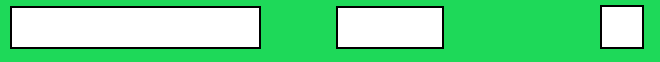
       <widget class="QWidget" name="key11" native="true">
        <property name="sizePolicy">
         <sizepolicy hsizetype="Preferred" vsizetype="Fixed">
          <horstretch>0</horstretch>
          <verstretch>0</verstretch>
         </sizepolicy>
        </property>
        <property name="minimumSize">
         <size>
          <width>0</width>
          <height>55</height>
         </size>
        </property>
        <property name="maximumSize">
         <size>
          <width>16777215</width>
          <height>90</height>
         </size>
        </property>
        <property name="cursor">
         <cursorShape>PointingHandCursor</cursorShape>
        </property>
        <property name="styleSheet">
         <string notr="true">background-color: rgb(30, 217, 89);
</string>
        </property>
        <widget class="QLineEdit" name="game_command11">
         <property name="geometry">
          <rect>
           <x>10</x>
           <y>6</y>
           <width>251</width>
           <height>43</height>
          </rect>
         </property>
         <property name="sizePolicy">
          <sizepolicy hsizetype="Expanding" vsizetype="Preferred">
           <horstretch>0</horstretch>
           <verstretch>0</verstretch>
          </sizepolicy>
         </property>
         <property name="minimumSize">
          <size>
           <width>0</width>
           <height>43</height>
          </size>
         </property>
         <property name="maximumSize">
          <size>
           <width>16777215</width>
           <height>16777215</height>
          </size>
         </property>
         <property name="font">
          <font>
           <family>Berlin Sans FB</family>
           <pointsize>20</pointsize>
          </font>
         </property>
         <property name="styleSheet">
          <string notr="true">background-color: rgb(255, 255, 255);
color: rgb(0, 0, 0);
border-style: solid;
border-width: 2px;
border-color: black;</string>
         </property>
         <property name="inputMask">
          <string notr="true"/>
         </property>
         <property name="maxLength">
          <number>16</number>
         </property>
         <property name="alignment">
          <set>Qt::AlignCenter</set>
         </property>
        </widget>
        <widget class="QLabel" name="key_11_name">
         <property name="geometry">
          <rect>
           <x>336</x>
           <y>6</y>
           <width>108</width>
           <height>43</height>
          </rect>
         </property>
         <property name="font">
          <font>
           <family>Berlin Sans FB</family>
           <pointsize>30</pointsize>
          </font>
         </property>
         <property name="styleSheet">
          <string notr="true">background-color: rgb(255, 255, 255);
border-style: solid;
border-width: 2px;
border-color: black;
</string>
         </property>
         <property name="text">
          <string/>
         </property>
         <property name="pixmap">
          <pixmap>../Images/shitf_icon.png</pixmap>
         </property>
         <property name="scaledContents">
          <bool>true</bool>
         </property>
         <property name="alignment">
          <set>Qt::AlignCenter</set>
         </property>
        </widget>
        <widget class="QCheckBox" name="checkBoxShift">
         <property name="geometry">
          <rect>
           <x>600</x>
           <y>2</y>
           <width>51</width>
           <height>51</height>
          </rect>
         </property>
         <property name="styleSheet">
          <string notr="true">QCheckBox::indicator {
     width: 40px;
     height: 40px;
	border-style: solid;
    border-width: 2px;
    border-color: black;
}

QCheckBox::indicator:checked {
	background-color: rgb(7, 113, 240);
}
QCheckBox::indicator:unchecked {
    background-color: rgb(255, 255, 255);
}
</string>
         </property>
         <property name="text">
          <string/>
         </property>
         <property name="iconSize">
          <size>
           <width>23</width>
           <height>28</height>
          </size>
         </property>
         <property name="checkable">
          <bool>true</bool>
         </property>
        </widget>
       </widget>
